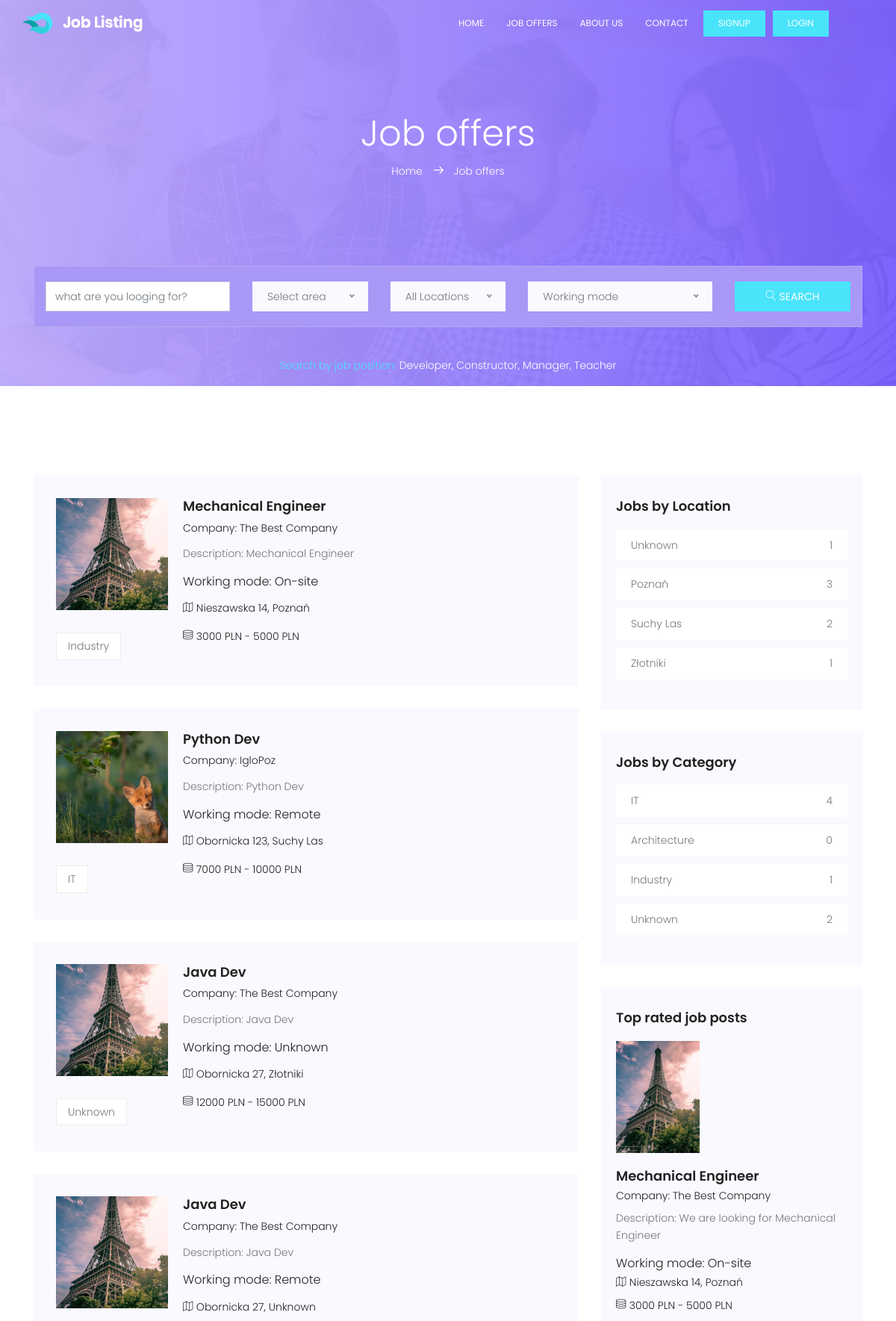
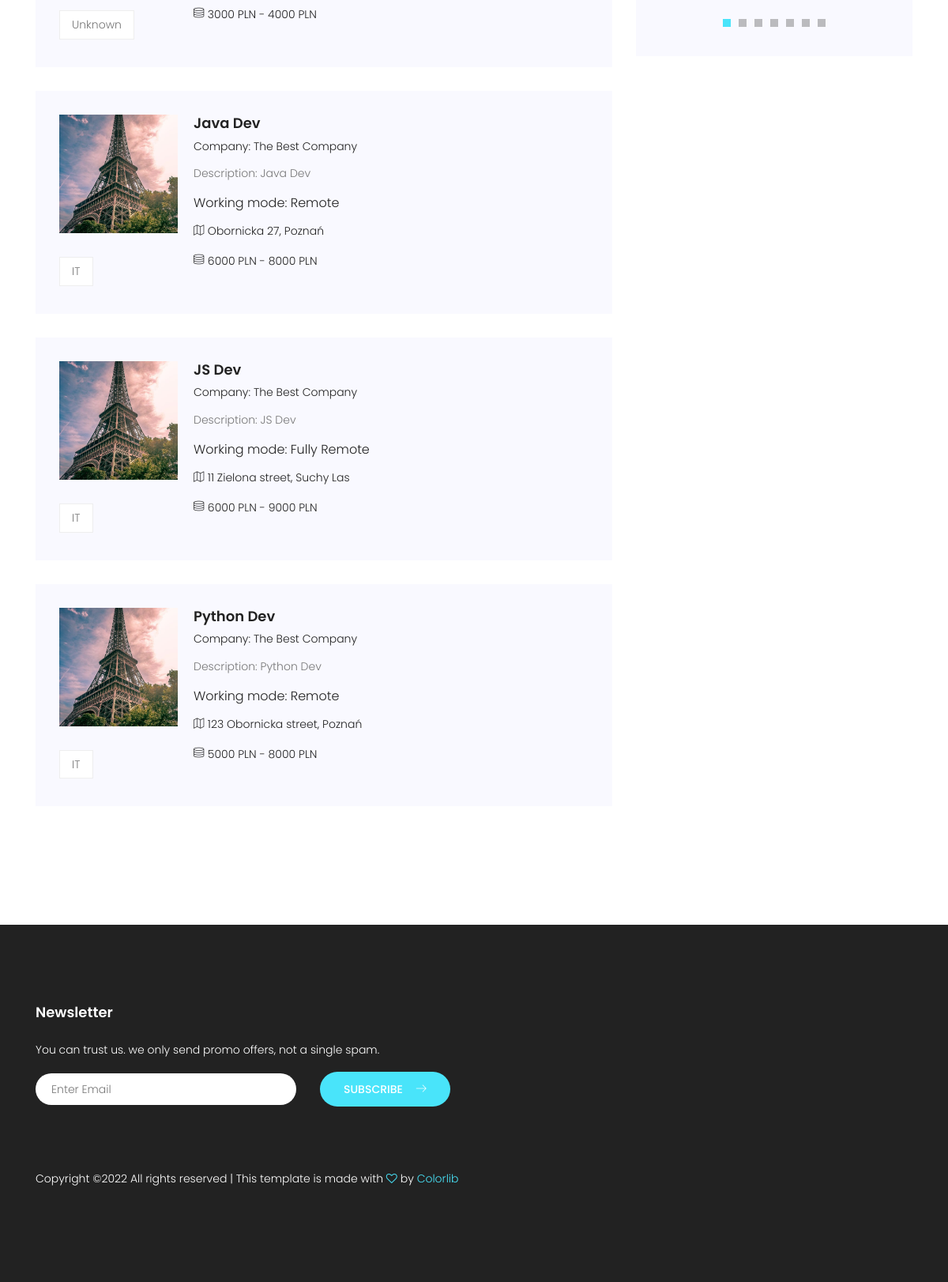
Screenshot of /jobs/ with the database file from the repository (2 pictures, top to bottom).
### base/models.py (models this page shows, shortened)
class JobOffer(models.Model):
    company = models.ForeignKey(Company, on_delete=models.CASCADE, null=True)
    branch = models.ForeignKey(
        Branch, on_delete=models.CASCADE, default=4, null=True)
    city = models.ForeignKey(
        City, on_delete=models.CASCADE, default=1, null=True)
    position = models.TextField(null=True, blank=True)
    working_mode = models.TextField(null=True, blank=True)
    description = models.TextField(null=True, blank=True)
    address = models.TextField(null=True, blank=True)
    min_salary = models.IntegerField(null=True)
    max_salary = models.IntegerField(null=True)
    currency = models.TextField(null=True, blank=True)
    requirements = models.TextField(null=True, blank=True)
    overview = models.TextField(null=True, blank=True)
    updated = models.DateTimeField(auto_now=True)
    created = models.DateTimeField(auto_now_add=True)
    class Meta:
        ordering = ['-updated', '-created']
    def __str__(self):
        return str(self.position)

class Company(AbstractUser):
    username = models.CharField(max_length=200, unique=True, null=True)
    company_name = models.CharField(max_length=200, null=True)
    description = models.TextField(null=True, blank=True)
    avatar = models.ImageField(null=True, default="avatar.svg")
    USERNAME_FIELD = 'username'
    REQUIRED_FIELDS = []

class Branch(models.Model):
    name = models.TextField(unique=True)
    def __str__(self):
        return str(self.name)

class City(models.Model):
    name = models.TextField(unique=True)
    def __str__(self):
        return str(self.name)

### base/views.py (the view, shortened to what this page needs)
# urls.py: path('jobs/', views.JobsView.as_view(), name="jobs"),
class JobsView(TemplateView):
    template_name = 'base/jobs.html'
    def get_context_data(self, **kwargs):
        p = self.request.GET.get(
            'p') if self.request.GET.get('p') != None else ''
        l = self.request.GET.get(
            'l') if self.request.GET.get('l') != None else ''
        c = self.request.GET.get(
            'c') if self.request.GET.get('c') != None else ''
        wm = self.request.GET.get(
            'wm') if self.request.GET.get('wm') != None else ''
        context = super(JobsView, self).get_context_data(**kwargs)
        context['job_offers'] = JobOffer.objects.filter(
            Q(position__icontains=p) &
            Q(city__name__icontains=l) &
            Q(branch__name__icontains=c) &
            Q(working_mode__icontains=wm)
        )
        context['popular_job_offers'] = JobOffer.objects.all()
        if len(context['popular_job_offers']) > 10:
            context['popular_job_offers'] = context['popular_job_offers'][-10:]
        context['popular_categories'] = Branch.objects.all()[:7]
        context['popular_locations'] = City.objects.all()[:7]
        context['categories'] = Branch.objects.all()
        context['locations'] = City.objects.all()
        return context

### base/templates/base/jobs.html (shortened to what this page needs)
{% extends 'main.html' %}
{% load static %}
{% block content %}
<section class="banner-area relative" id="home">
	<div class="overlay overlay-bg"></div>
	<div class="container">
		<div class="row d-flex align-items-center justify-content-center">
			<div class="about-content col-lg-12">
				<h1 class="text-white">
					Job offers
				</h1>
				<p class="text-white link-nav"><a href="{% url 'home' %}">Home </a>  <span class="lnr lnr-arrow-right"></span>  <a href="{% url 'jobs' %}"> Job offers</a></p>
			</div>
			<div class="align-items-center justify-content-center">
				<div class="banner-content col-lg-12">
					<form method="POST" action="" class="serach-form-area">
						<div class="row justify-content-center form-wrap">
							<div class="col-lg-3 form-cols">
								<input type="text" class="form-control" name="search" placeholder="what are you looging for?">
							</div>
							<div class="col-lg-2 form-cols">
								<div class="default-select" id="default-selects">
								</div>
							</div>
							<div class="col-lg-2 form-cols">
								<div class="default-select" id="default-selects2">
								</div>
							</div>
							<div class="col-lg-3 form-cols">
								<div class="default-select" id="default-selects3">
								</div>
							</div>
							<div class="col-lg-2 form-cols">
								<button type="submit" class="btn btn-info">
									<span class="lnr lnr-magnifier"></span> Search
								</button>
							</div>
						</div>
					</form>
					<p class="text-white"> <span>Search by job position:</span> Developer, Constructor, Manager, Teacher</p>
				</div>
			</div>
		</div>
	</div>
</section>
<section class="post-area section-gap">
	<div class="container">
		<div class="row justify-content-center d-flex">
			<div class="col-lg-8 post-list">
				{% if job_offers %}
					{% for offer in job_offers %}
					<div class="single-post d-flex flex-row">
						<div class="thumb" style="margin-right: 20px;">
							<img class="offer-img" src="{{offer.company.avatar.url}}" alt="">
							<ul class="tags">
								<li>
									{{offer.branch}}
								</li>
							</ul>
						</div>
						<div class="details">
							<div class="title d-flex flex-row justify-content-between">
								<div class="titles">
									<a href="{% url 'offer' offer.id %}"><h4>{{offer.position}}</h4></a>
									<h6>Company: {{offer.company.company_name}}</h6>
								</div>
							</div>
							<p>
								Description: {{offer}}
							</p>
							<h5>Working mode:
								{% if offer.working_mode %}
								{{offer.working_mode}}
								{% else %}
								Unknown
								{% endif %}
							</h5>
							<p class="address"><span class="lnr lnr-map"></span> {{offer.address}}, {{offer.city}}</p>
							<p class="address"><span class="lnr lnr-database"></span> {{offer.min_salary}} {{offer.currency}} - {{offer.max_salary}} {{offer.currency}}</p>
						</div>
					</div>
					{% endfor %}
				{% else %}
					<b style="font-size: 24px; color: black;">0 offers found</b>
				{% endif %}
			</div>
			<div class="col-lg-4 sidebar">
				{% include 'base/jobs_by_location_component.html' %}
				{% include 'base/jobs_by_category_component.html' %}
				{% include 'base/top_rated_component.html' %}
			</div>
		</div>
	</div>
</section>
{% endblock content %}

### templates/main.html (shortened to what this page needs)
<!DOCTYPE html>
{% load static %}
<html lang="zxx" class="no-js">
<head>
        <link rel="stylesheet" href="{% static 'css/linearicons.css' %}">
        <link rel="stylesheet" href="{% static 'css/font-awesome.min.css' %}">
        <link rel="stylesheet" href="{% static 'css/bootstrap.css' %}">
        <link rel="stylesheet" href="{% static 'css/magnific-popup.css' %}">
        <link rel="stylesheet" href="{% static 'css/nice-select.css' %}">
        <link rel="stylesheet" href="{% static 'css/animate.min.css' %}">
        <link rel="stylesheet" href="{% static 'css/owl.carousel.css' %}">
        <link rel="stylesheet" href="{% static 'css/main.css' %}">
    </head>
    <body>
        {% include 'navbar.html' %}
        {% block content %}
        {% endblock content %}
        {% include 'footer.html' %}
    </body>
</html>

### templates/navbar.html
{% load static %}
<header id="header" id="home">
    <div class="container">
        <div class="row align-items-center justify-content-between d-flex">
            <div id="logo">
                <a href="{% url 'home' %}"><img src="{% static 'img/logo.png' %}" alt="" title="" /></a>
            </div>
            <nav id="nav-menu-container">
                <ul class="nav-menu">
                <li class="menu-active"><a href="{% url 'home' %}">Home</a></li>
                <li><a href="{% url 'jobs' %}">Job Offers</a></li>
                <li><a href="{% url 'about-us' %}">About Us</a></li>
                <li><a href="{% url 'contact' %}">Contact</a></li>
                {% if request.user.is_authenticated %}
                <li><a class="ticker-btn" href="{% url 'create_offer' %}">Create Offer</a></li>
                <li><a class="ticker-btn" href="{% url 'logout' %}">Logout</a></li>
                <li><a href="{% url 'manage_account' %}"><img class="nav-img" src="{{request.user.avatar.url}}" alt=""></a></li>
                {% else %}
                <li><a class="ticker-btn" href="{% url 'register' %}">Signup</a></li>
                <li><a class="ticker-btn" href="{% url 'login' %}">Login</a></li>
                {% endif %}
                </ul>
            </nav>
        </div>
    </div>
</header>

### base/templates/base/jobs_by_location_component.html
{% load static %}
<div class="single-slidebar">
    <h4>Jobs by Location</h4>
    <ul class="cat-list">
        {% for location in popular_locations %}
        <li><a class="justify-content-between d-flex" href="{% url 'jobs' %}?l={{location.name|urlencode}}"><p>{{location}}</p><span>{{location.joboffer_set.all.count}}</span></a></li>
        {% endfor %}
    </ul>
</div>

### base/templates/base/jobs_by_category_component.html
{% load static %}
<div class="single-slidebar">
    <h4>Jobs by Category</h4>
    <ul class="cat-list">
        {% for category in popular_categories %}
        <li><a class="justify-content-between d-flex" href="{% url 'jobs' %}?c={{category.name|urlencode}}"><p>{{category}}</p><span>{{category.joboffer_set.all.count}}</span></a></li>
        {% endfor %}
    </ul>
</div>

### base/templates/base/top_rated_component.html
{% load static %}
<div class="single-slidebar">
    <h4>Top rated job posts</h4>
    <div class="active-relatedjob-carusel">
        {% for offer in popular_job_offers %}
        <div class="single-rated">
            <img class="offer-img" src="{{offer.company.avatar.url}}" alt="">
            <a href="{% url 'offer' offer.id %}"><h4>{{offer.position}}</h4></a>
            <h6>Company: {{offer.company.company_name}}</h6>
            <p>
                Description: {{offer.description}}
            </p>
            <h5>Working mode:
                {% if offer.working_mode %}
                {{offer.working_mode}}
                {% else %}
                Unknown
                {% endif %}
            </h5>
            <p class="address"><span class="lnr lnr-map"></span> {{offer.address}}, {{offer.city}}</p>
            <p class="address"><span class="lnr lnr-database"></span> {{offer.min_salary}} {{offer.currency}} - {{offer.max_salary}} {{offer.currency}}</p>
        </div>
        {% endfor %}
    </div>
</div>

### templates/footer.html (shortened to what this page needs)
{% load static %}
<footer class="footer-area section-gap">
    <div class="container">
        <div class="row">
            <div class="col-lg-6  col-md-12">
                <div class="single-footer-widget newsletter">
                    <h6>Newsletter</h6>
                    <p>You can trust us. we only send promo offers, not a single spam.</p>
                    <div id="mc_embed_signup">
                        <form target="_blank" novalidate="true" action="https://spondonit.us12.list-manage.com/subscribe/post?u=1462626880ade1ac87bd9c93a&amp;id=92a4423d01" method="get" class="form-inline">
                            <div class="form-group row" style="width: 100%">
                                <div class="col-lg-8 col-md-12">
                                    <input name="EMAIL" placeholder="Enter Email" onfocus="this.placeholder = ''" onblur="this.placeholder = 'Enter Email '" required="" type="email">
                                </div>
                                <div class="col-lg-4 col-md-12">
                                    <button class="nw-btn primary-btn">Subscribe<span class="lnr lnr-arrow-right"></span></button>
                                </div>
                            </div>
                        </form>
                    </div>
                </div>
            </div>
        </div>
        <div class="row footer-bottom d-flex justify-content-between">
            <p class="col-lg-8 col-sm-12 footer-text m-0 text-white">
Copyright &copy;<script>document.write(new Date().getFullYear());</script> All rights reserved | This template is made with <i class="fa fa-heart-o" aria-hidden="true"></i> by <a href="https://colorlib.com" target="_blank">Colorlib</a>
            </p>
        </div>
    </div>
</footer>

### rows the page displays
JobOffer: company.avatar (picture), branch "Industry", position "Mechanical Engineer", company.company_name "The Best Company", working_mode "On-site", address "Nieszawska 14", city "Poznań", min_salary "3000", currency "PLN", max_salary "5000", description "We are looking for Mechanical Engineer"
JobOffer: company.avatar (picture), branch "IT", position "Python Dev", company.company_name "IgloPoz", working_mode "Remote", address "Obornicka 123", city "Suchy Las", min_salary "7000", currency "PLN", max_salary "10000"
JobOffer: company.avatar (picture), branch "Unknown", position "Java Dev", company.company_name "The Best Company", working_mode "Unknown", address "Obornicka 27", city "Złotniki", min_salary "12000", currency "PLN", max_salary "15000"
JobOffer: company.avatar (picture), branch "Unknown", position "Java Dev", company.company_name "The Best Company", working_mode "Remote", address "Obornicka 27", city "Unknown", min_salary "3000", currency "PLN", max_salary "4000"
JobOffer: company.avatar (picture), branch "IT", position "Java Dev", company.company_name "The Best Company", working_mode "Remote", address "Obornicka 27", city "Poznań", min_salary "6000", currency "PLN", max_salary "8000"
JobOffer: company.avatar (picture), branch "IT", position "JS Dev", company.company_name "The Best Company", working_mode "Fully Remote", address "11 Zielona street", city "Suchy Las", min_salary "6000", currency "PLN", max_salary "9000"
JobOffer: company.avatar (picture), branch "IT", position "Python Dev", company.company_name "The Best Company", working_mode "Remote", address "123 Obornicka street", city "Poznań", min_salary "5000", currency "PLN", max_salary "8000"
City: name "Unknown", joboffer_set.all.count "1"
City: name "Poznań", joboffer_set.all.count "3"
City: name "Suchy Las", joboffer_set.all.count "2"
City: name "Złotniki", joboffer_set.all.count "1"
Branch: name "IT", joboffer_set.all.count "4"
Branch: name "Architecture", joboffer_set.all.count "0"
Branch: name "Industry", joboffer_set.all.count "1"
Branch: name "Unknown", joboffer_set.all.count "2"
